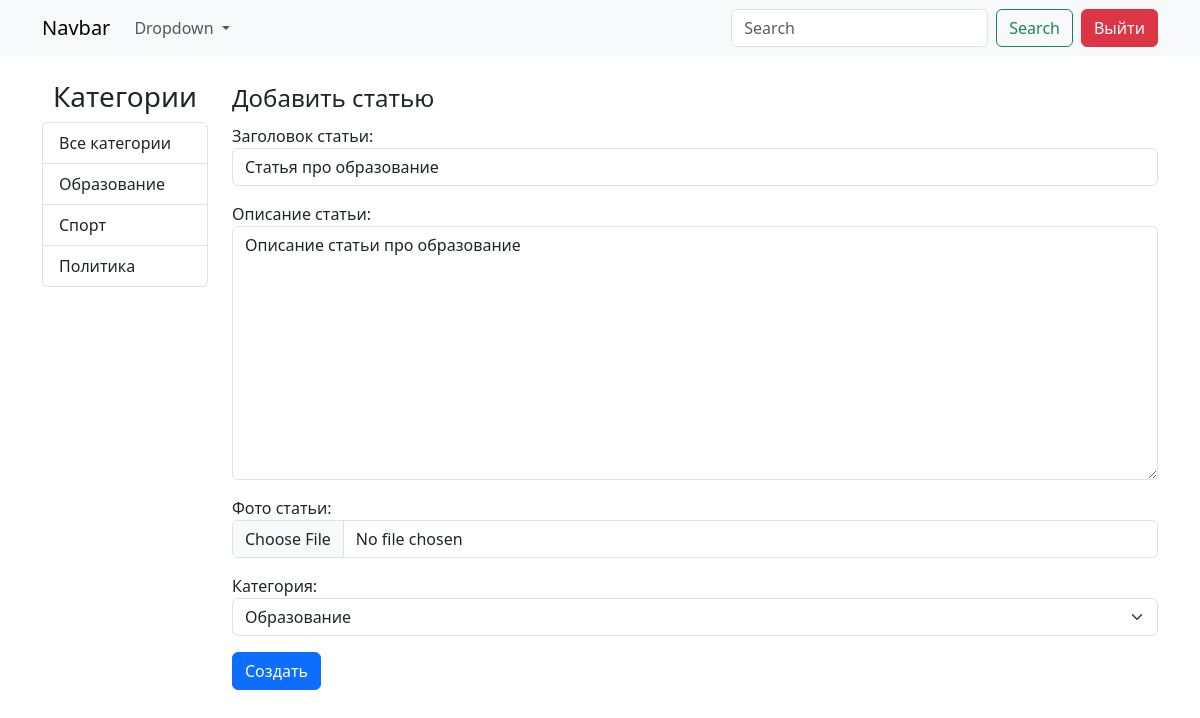
The page /update_post/1/ (signed in) on the database its author committed.
### blog_app/models.py (models this page shows, shortened)
class Category(models.Model):
    title = models.CharField(verbose_name="Название категории", max_length=150)
    def get_absolute_url(self):
        return reverse("category_posts", kwargs={"category_id": self.pk})
    def __str__(self):
        return self.title
    class Meta:
        verbose_name = "Категория"
        verbose_name_plural = "Категории"

class Post(models.Model):
    title = models.CharField(verbose_name="Заголовок статьи", max_length=100)
    content = models.TextField(verbose_name="Описание статьи")  # TEXT
    image = models.ImageField(verbose_name="Фото статьи", upload_to="photos/", blank=True, null=True)
    created_at = models.DateTimeField(verbose_name="Дата создания", auto_now_add=True)
    updated_at = models.DateTimeField(verbose_name="Дата обновления", auto_now_add=True)
    views = models.IntegerField(verbose_name="Кол-во просмотров", default=0)
    author = models.ForeignKey(to=User, on_delete=models.CASCADE, verbose_name="Автор")
    category = models.ForeignKey(to=Category, on_delete=models.CASCADE, verbose_name="Категория")
    class Meta:
        verbose_name = "Статья"
        verbose_name_plural = "Статьи"

### blog_app/views.py (the view, shortened to what this page needs)
# urls.py: path("update_post/<int:pk>/", views.PostUpdateView.as_view(), name="update"),
class PostUpdateView(UserPassesTestMixin, UpdateView):
    model = Post
    success_url = "/"
    form_class = PostForm
    login_url = "/login/"
    def test_func(self):
        obj = self.get_object()
        has_access = self.request.user.is_superuser or self.request.user == obj.author
        return has_access

### blog_app/forms.py
class PostForm(forms.ModelForm):
    class Meta:
        model = Post
        fields = ["title", "content", "image", "category"]
        widgets = {
            "title": forms.TextInput(attrs={
                "class": "form-control"
            }),
            "content": forms.Textarea(attrs={
                "class": "form-control"
            }),
            "image": forms.FileInput(attrs={
                "class": "form-control"
            }),
            "category": forms.Select(attrs={
                "class": "form-select"
            }),
        }

### blog_app/templatetags/custom_tags.py (called while the page is built)
@register.simple_tag()
def get_categories():
    categories = Category.objects.all()
    return categories

### blog_app/templates/blog_app/post_form.html (shortened to what this page needs)
{% extends 'base.html' %}
{% block content %}
<form action="" method="post" enctype="multipart/form-data">
    <fieldset>
        <legend>Добавить статью</legend>
    </fieldset>
    {{ form.as_p }}
    <button class="btn btn-primary">Создать</button>
</form>
{% endblock content %}

### templates/base.html (shortened to what this page needs)
{% load custom_tags %}
<!doctype html>
<html lang="en">
<head>
    <link rel="stylesheet" href="https://cdn.jsdelivr.net/npm/bootstrap@5.3.0-alpha1/dist/css/bootstrap.min.css">
    <link rel="stylesheet" href="https://cdn.jsdelivr.net/npm/bootstrap-icons@1.10.2/font/bootstrap-icons.css">
</head>
<body>
{% include 'components/_header.html' %}
<main>
    <div class="container">
        <div class="row justify-content-center">
            {% if request.path != '/login/' and request.path != '/registration/' %}
            <div class="col-2">
                <h3 class="text-center">Категории</h3>
                <div class="list-group">
                    {% get_categories as categories %}
                    <a href="{% url 'home' %}" class="list-group-item list-group-item-action">Все категории</a>
                    {% for category in categories %}
                    <a href="{{ category.get_absolute_url }}" class="list-group-item list-group-item-action">
                        {{ category }}
                    </a>
                    {% endfor %}
                </div>
            </div>
            {% endif %}
            {% if request.path != '/login/' and request.path != '/registration/' %}
            <div class="col-10">
            {% else %}
            <div class="col-4">
            {% endif %}
                {% block content %}
                {% endblock content %}
                </div>
            </div>
        </div>
</main>
</body>
</html>

### rows shown on the page
Category: title "Образование"
Category: title "Спорт"
Category: title "Политика"
Post: title "Статья про образование", content "Описание статьи про образованиe", category "Образование"
